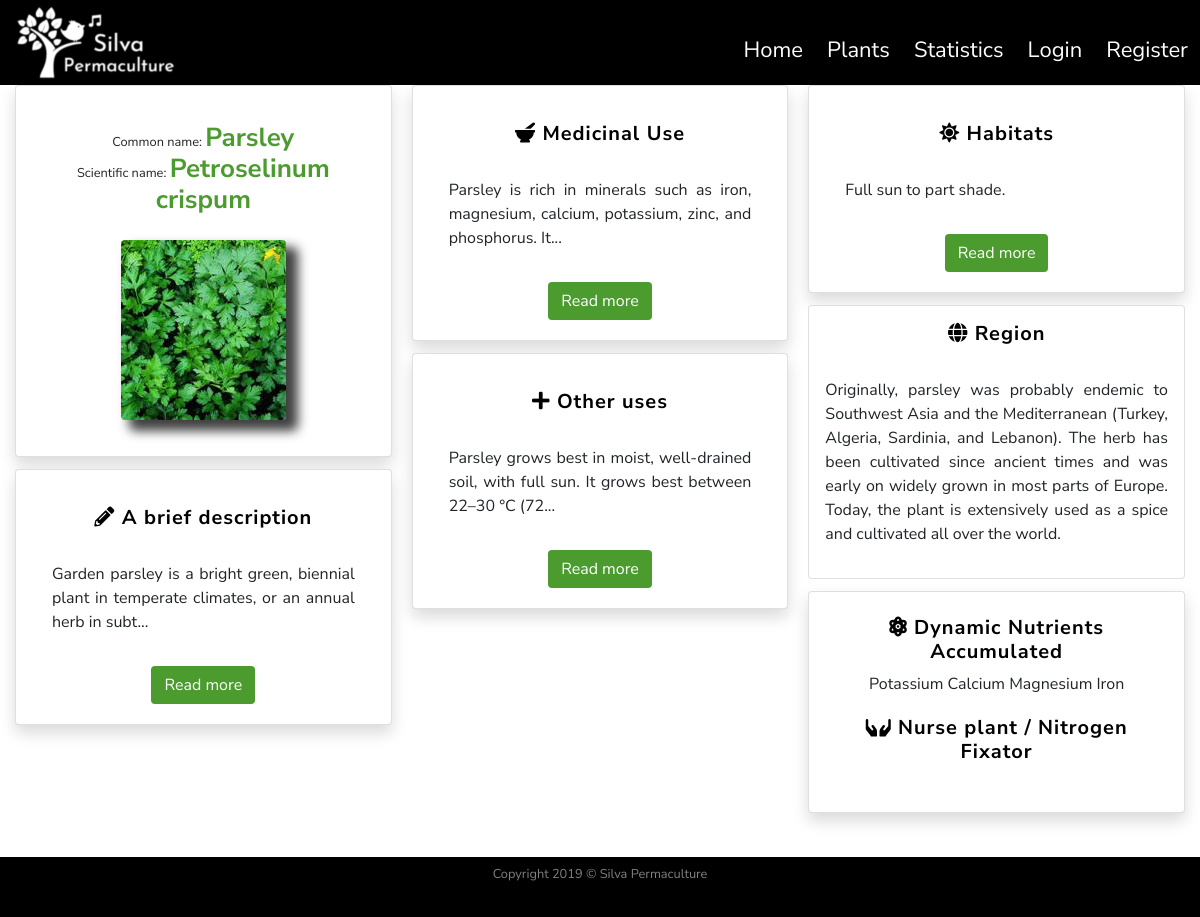
/plants/12, run on the app's committed database.
### silvapermaculture/models.py (models this page shows, shortened)
class SearchitMixin(object):
    @classmethod
    def search(cls, expression, page, per_page):
        ids, total = search_index(cls.__tablename__, expression, page, per_page)
        if total == 0:
            return cls.query.filter_by(id=0), 0
        when = []
        for i in range(len(ids)):
            when.append((ids[i],i))
        return cls.query.filter(cls.id.in_(ids)).order_by(
            db.case(when, value=cls.id)), total

class Plants(SearchitMixin, db.Model):
    __searchit__ = ['common_name', 'botanical_name', 'medicinal', 'region']
    id = db.Column(db.Integer, primary_key=True)
    common_name = db.Column(db.String(40), nullable=False)
    botanical_name = db.Column(db.String(80), unique=True, nullable=False)
    short_description = db.Column(db.Text, nullable=False)
    medicinal = db.Column(db.Text, nullable=False)
    other_uses = db.Column(db.Text, nullable=False)
    habitats = db.Column(db.Text, nullable=False)
    region = db.Column(db.Text, nullable=False)
    image_file = db.Column(db.String(20), default='default_plant_pic.jpg')
    date_added = db.Column(db.DateTime, nullable=False, default=datetime.utcnow)
    user_id = db.Column(db.Integer, db.ForeignKey('user.id'), nullable=False)
    dna = db.relationship('DNA', secondary = plants_dna_table)  # Dynamic_Nutrient_Accumulated
    nfn = db.relationship('NFN', secondary = plants_nfn_table)  # Nitrogen_Fixers_Nursing

class DNA(SearchitMixin, db.Model):
    __searchit__ = ['element']
    id = db.Column(db.Integer, primary_key=True)
    element = db.Column(db.String(15))
    def __repr__(self):
        return '{}'.format(self.element)

### silvapermaculture/plants/routes.py (the view)
@plants.route("/plants/<int:plant_id>")
def plant(plant_id):
    plant = Plants.query.get_or_404(plant_id)
    return render_template('plant.html', title=plant.common_name, plant=plant)

### silvapermaculture/templates/plant.html (shortened to what this page needs)
{% extends "layout.html" %}
    {% block content %}
        <div class="row">
            <div class="col-12">
                <div class="card-columns">
           <div class="card shadow text-center">
            <div class="card-body">
              <h1 class="my-2 py-2 text-center small">Common name: <span class="titles">{{ plant.common_name }}</span><br/>
                Scientific name: <span class="titles">{{ plant.botanical_name }} </span></h1>
              <img class="img-fluid rounded my-3 d-block mx-auto" id="plantShadow" src="{{ url_for('static', filename='img/plants/' + plant.image_file) }}"  alt="Default plant image"/>
            </div>
          </div>
          <div class="card shadow text-center">
            <div class="card-body">
              <h3 class="my-3 infoPlantHeadings"><i class="fas fa-pencil-alt"></i> A brief description </h3>
              <p class="text-justify p-3">{{ plant.short_description|truncate(100, true, "...") }}</p>
                    <button type="button" class="btn btn-readmore" data-toggle="modal" data-target="#briefDescription">
                      Read more
                    </button>
            </div>
          </div>
          <div class="card shadow text-center">
                <div class="card-body">
                    <h3 class="my-3 infoPlantHeadings"><i class="fas fa-mortar-pestle"></i> Medicinal Use</h3>
                    <p class="text-justify p-3">{{ plant.medicinal|truncate(100, true, "...") }}</p>
                    <button type="button" class="btn btn-readmore" data-toggle="modal" data-target="#Medicinal">
                      Read more
                    </button>
                </div>
          </div>
          <div class="card shadow text-center">
            <div class="card-body">
              <h3 class="my-3 infoPlantHeadings"><i class="fas fa-plus"></i> Other uses</h3>
              <p class="text-justify p-3">{{ plant.other_uses|truncate(100, true, "...") }}</p>
                    <button type="button" class="btn btn-readmore" data-toggle="modal" data-target="#otherUses">
                      Read more
                    </button>
            </div>
          </div>
          <div class="card shadow text-center">
            <div class="card-body">
              <h3 class="my-3 infoPlantHeadings"><i class="fas fa-sun"></i> Habitats</h3>
              <p class="text-justify p-3">{{ plant.habitats|truncate(100, true, "...") }}</p>
                    <button type="button" class="btn btn-readmore" data-toggle="modal" data-target="#Habitats">
                      Read more
                    </button>
            </div>
          </div>
          <div class="card text-center">
            <h3 class="my-3 infoPlantHeadings"><i class="fas fa-globe"></i> Region</h3>
             <p class="text-justify p-3">{{ plant.region }}</p>
          </div>
          <div class="card shadow text-center">
            <div class="card-body">
              <h3 class="my-1 infoPlantHeadings"><i class="fas fa-atom"></i> Dynamic Nutrients Accumulated</h3>
                    <p class="text-center p-1">
                        {% for element in plant.dna %}
                        {{ element }}
                        {% endfor %}
                    </p>
              <h3 class="my-1 infoPlantHeadings"><i class="fas fa-hands"></i> Nurse plant / Nitrogen Fixator</h3>
                    <p class="text-center p-1">
                    </p>
            </div>
          </div>
        </div>
            </div>
        </div>
        <div class="row">
            <div class="col-12">
                <div class="my-2 p-2">
                </div>
            </div>
        </div>
    {% endblock content %} #Jinja2 allows to put the name of the block here so to know which block is closing if we have multiple.

### silvapermaculture/static/css/style.css (style rules this page uses)
html, body { height: 100% }
body { font-family: 'Nunito Sans', sans-serif; font-size: 16px; display: flex; flex-direction: column; }
.titles { color: #4B9B2F; font-size:26px; font-weight: bold }
.btn-readmore, .btn-search { background-color: #4B9B2F; color:white; transition: all .6s }
#plantShadow { -webkit-box-shadow: 10px 9px 11px 2px rgba(0,0,0,0.75); -moz-box-shadow: 10px 9px 11px 2px rgba(0,0,0,0.75); box-shadow: 10px 9px 11px 2px rgba(0,0,0,0.75); }
.infoPlantHeadings { font-size: 20px; letter-spacing: 1px; font-weight: bold; color: black }
@media (min-width: 34em) { .card-columns { -webkit-column-count: 2; -moz-column-count: 2; column-count: 2; } }
@media (min-width: 48em) { .card-columns { -webkit-column-count: 2; -moz-column-count: 2; column-count: 2; } }
@media (min-width: 62em) { .card-columns { -webkit-column-count: 3; -moz-column-count: 3; column-count: 3; } }
@media (min-width: 75em) { .card-columns { -webkit-column-count: 3; -moz-column-count: 3; column-count: 3; } }

### data on the page
Plants: common_name "Parsley", botanical_name "Petroselinum crispum", image_file (picture), short_description "Garden parsley is a bright green, biennial plant in temperate climates, or an annual herb in subt...", medicinal "Parsley is rich in minerals such as iron, magnesium, calcium, potassium, zinc, and phosphorus. It...", other_uses "Parsley grows best in moist, well-drained soil, with full sun. It grows best between 22–30 °C (72...", habitats "Full sun to part shade.", region "Originally, parsley was probably endemic to Southwest Asia and the Mediterranean (Turkey, Algeria, Sardinia, and Lebanon). The herb has been cultivated since ancient times and was early on widely grown in most parts of Europe. Today, the plant is extensively used as a spice and cultivated all over the world."
DNA: element "Potassium"
DNA: element "Calcium"
DNA: element "Magnesium"
DNA: element "Iron"
